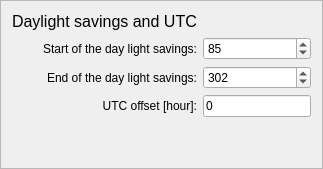
    <widget class="QFrame" name="frame_8">
     <property name="frameShape">
      <enum>QFrame::StyledPanel</enum>
     </property>
     <property name="frameShadow">
      <enum>QFrame::Raised</enum>
     </property>
     <layout class="QGridLayout" name="gridLayout_4">
      <item row="2" column="0">
       <widget class="QLabel" name="label_3">
        <property name="text">
         <string>Start of the day light savings:</string>
        </property>
        <property name="alignment">
         <set>Qt::AlignRight|Qt::AlignTrailing|Qt::AlignVCenter</set>
        </property>
        <property name="buddy">
         <cstring></cstring>
        </property>
       </widget>
      </item>
      <item row="2" column="1">
       <widget class="QSpinBox" name="spinBoxStartDLS">
        <property name="maximum">
         <number>366</number>
        </property>
        <property name="singleStep">
         <number>1</number>
        </property>
        <property name="value">
         <number>85</number>
        </property>
       </widget>
      </item>
      <item row="3" column="0">
       <widget class="QLabel" name="label_4">
        <property name="text">
         <string>End of the day light savings:</string>
        </property>
        <property name="alignment">
         <set>Qt::AlignRight|Qt::AlignTrailing|Qt::AlignVCenter</set>
        </property>
        <property name="buddy">
         <cstring></cstring>
        </property>
       </widget>
      </item>
      <item row="1" column="0">
       <widget class="QLabel" name="label_20">
        <property name="text">
         <string>&lt;!DOCTYPE HTML PUBLIC &quot;-//W3C//DTD HTML 4.0//EN&quot; &quot;http://www.w3.org/TR/REC-html40/strict.dtd&quot;&gt;
&lt;html&gt;&lt;head&gt;&lt;meta name=&quot;qrichtext&quot; content=&quot;1&quot; /&gt;&lt;style type=&quot;text/css&quot;&gt;
p, li { white-space: pre-wrap; }
&lt;/style&gt;&lt;/head&gt;&lt;body style=&quot; font-family:'MS Shell Dlg 2'; font-size:8pt; font-weight:400; font-style:normal;&quot;&gt;
&lt;p style=&quot; margin-top:0px; margin-bottom:0px; margin-left:0px; margin-right:0px; -qt-block-indent:0; text-indent:0px;&quot;&gt;&lt;span style=&quot; font-size:12pt;&quot;&gt;Daylight savings and UTC&lt;/span&gt;&lt;/p&gt;&lt;/body&gt;&lt;/html&gt;</string>
        </property>
       </widget>
      </item>
      <item row="4" column="0">
       <widget class="QLabel" name="label_22">
        <property name="text">
         <string>UTC offset [hour]:</string>
        </property>
        <property name="alignment">
         <set>Qt::AlignRight|Qt::AlignTrailing|Qt::AlignVCenter</set>
        </property>
       </widget>
      </item>
      <item row="4" column="1">
       <widget class="QLineEdit" name="lineEditUTC">
        <property name="text">
         <string>0</string>
        </property>
       </widget>
      </item>
      <item row="3" column="1">
       <widget class="QSpinBox" name="spinBoxEndDLS">
        <property name="maximum">
         <number>366</number>
        </property>
        <property name="singleStep">
         <number>1</number>
        </property>
        <property name="value">
         <number>302</number>
        </property>
       </widget>
      </item>
      <item row="5" column="0">
       <spacer name="verticalSpacer_5">
        <property name="orientation">
         <enum>Qt::Vertical</enum>
        </property>
        <property name="sizeHint" stdset="0">
         <size>
          <width>20</width>
          <height>40</height>
         </size>
        </property>
       </spacer>
      </item>
     </layout>
    </widget>
